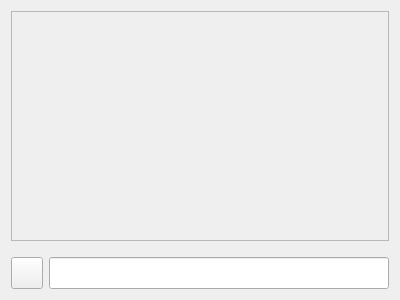
<?xml version="1.0" encoding="UTF-8"?>
<ui version="4.0">
 <class>SettingsAdvanceConsole</class>
 <widget class="QWidget" name="SettingsAdvanceConsole">
  <property name="geometry">
   <rect>
    <x>0</x>
    <y>0</y>
    <width>400</width>
    <height>300</height>
   </rect>
  </property>
  <property name="windowTitle">
   <string>Form</string>
  </property>
  <layout class="QVBoxLayout" name="verticalLayout">
   <item>
    <widget class="QFrame" name="frame">
     <property name="sizePolicy">
      <sizepolicy hsizetype="Preferred" vsizetype="Expanding">
       <horstretch>0</horstretch>
       <verstretch>0</verstretch>
      </sizepolicy>
     </property>
     <property name="frameShape">
      <enum>QFrame::StyledPanel</enum>
     </property>
     <property name="frameShadow">
      <enum>QFrame::Raised</enum>
     </property>
    </widget>
   </item>
   <item>
    <spacer name="verticalSpacer">
     <property name="orientation">
      <enum>Qt::Vertical</enum>
     </property>
     <property name="sizeType">
      <enum>QSizePolicy::Fixed</enum>
     </property>
     <property name="sizeHint" stdset="0">
      <size>
       <width>20</width>
       <height>10</height>
      </size>
     </property>
    </spacer>
   </item>
   <item>
    <layout class="QHBoxLayout" name="horizontalLayout">
     <item>
      <widget class="QPushButton" name="btnArrow">
       <property name="minimumSize">
        <size>
         <width>32</width>
         <height>32</height>
        </size>
       </property>
       <property name="maximumSize">
        <size>
         <width>32</width>
         <height>32</height>
        </size>
       </property>
       <property name="text">
        <string/>
       </property>
      </widget>
     </item>
     <item>
      <widget class="QLineEdit" name="lineEdit">
       <property name="maximumSize">
        <size>
         <width>16777215</width>
         <height>46</height>
        </size>
       </property>
      </widget>
     </item>
    </layout>
   </item>
  </layout>
 </widget>
 <resources/>
 <connections/>
</ui>
